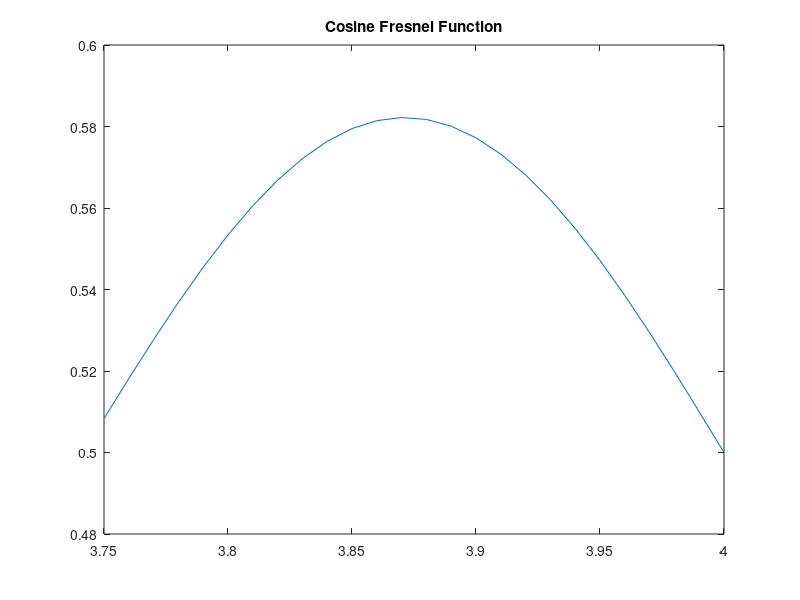
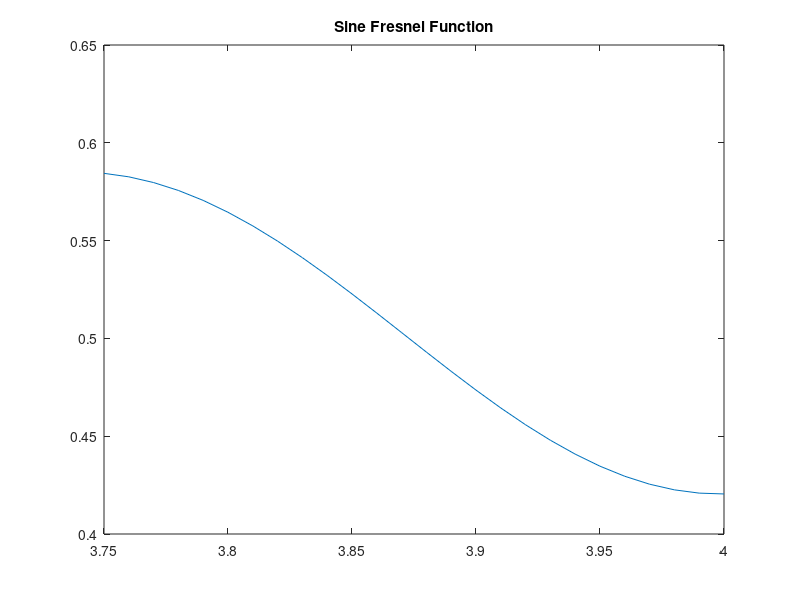
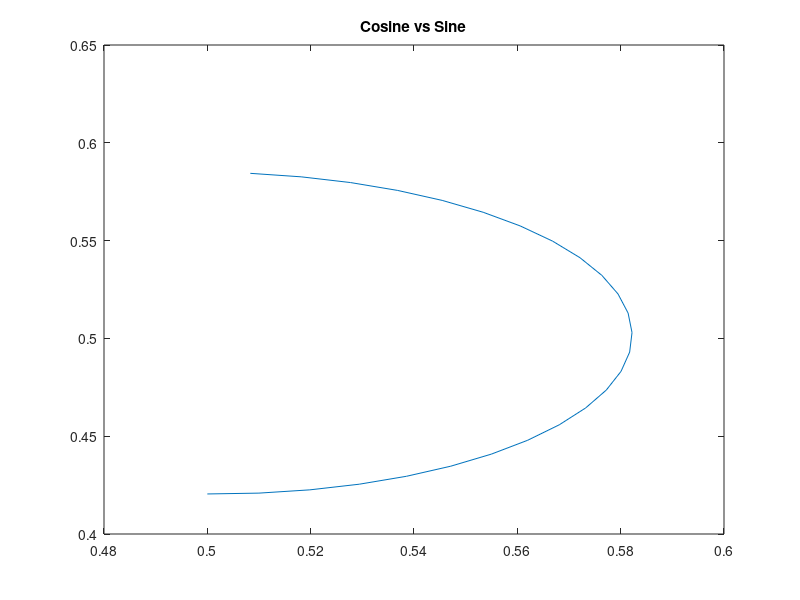

Source code (MATLAB) for these figures, in order: (Note: this script raises an error after producing the figures.)
clear all; close all; clc;
x = 3.75:0.01:4;
C = ( - sin(pi.*abs(x).^2/2)./(pi*(abs(x) + 20*pi.*exp(-200*pi.*sqrt(abs(x))))) + ...
    (8/25).*(1-exp(-69./100*pi.*abs(x).^3)) + (2/25)*(1-exp(-9/2*pi*abs(x).^2)) + ...
    (1/10).*(1-exp(-1.55294068198794*pi*abs(x)))).*sign(x);
S = (- cos(pi.*abs(x).^2/2)./(pi.*(abs(x) + 16.7312774552827*pi.*exp(-1.57638860756614*pi.*sqrt(abs(x))))) + ...
    (8/25).*(1-exp(-0.608707749430681*pi.*abs(x).^3)) + ...
    (2/25).*(1-exp(-1.71402838165388*pi.*abs(x).^2)) +...
    (1/10).*(1-exp(-9/10*pi.*abs(x)))).*sign(x);
figure; plot(x,C)
title('Cosine Fresnel Function')
figure; plot(x,S)
title('Sine Fresnel Function')
figure; plot(C,S)
title('Cosine vs Sine')
%x2 = C((end-1)/2:end); y2 = S((end-1)/2:end);   
x2 = C; y2 = S;
X = [x2',y2'];
[L2,R2,K2] = curvature(X);
KK = sqrt(K2(:,2).^2+K2(:,1).^2);
figure; scatter(L2,KK); grid on
title('Curvature Numerics')
% figure; syms x
% fplot(fresnelc(x),[-10 10]); grid on
% figure; syms x
% fplot(fresnels(x),[-10 10]); grid on
